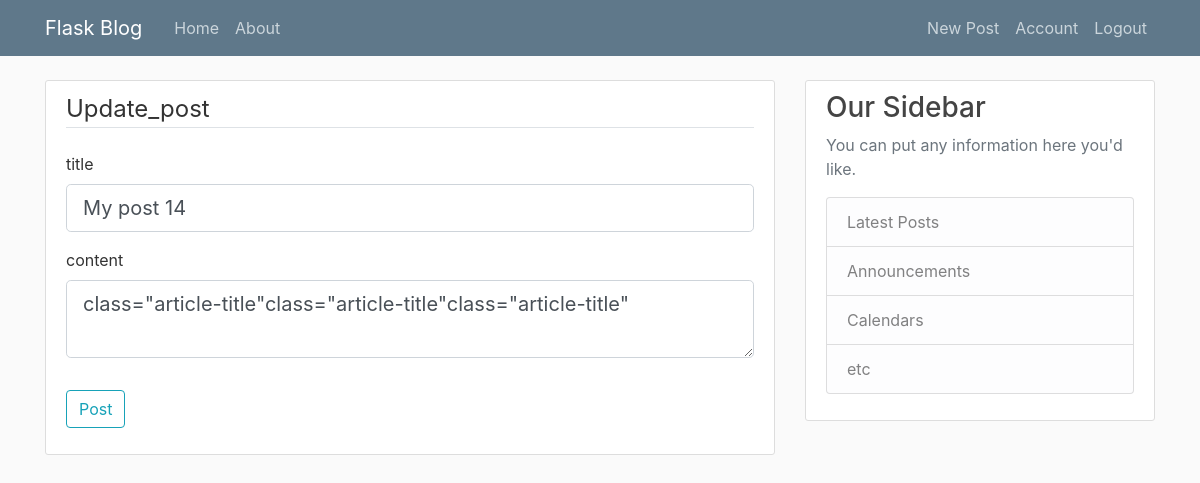
Screenshot of /post/15/update (signed in) with the database file from the repository.
### flaskblog/models.py (models this page shows, shortened)
class Post(db.Model):
    id = db.Column(db.Integer, primary_key=True)
    title = db.Column(db.String(100), nullable=False)
    date_posted = db.Column(db.DateTime, nullable=False, default=datetime.utcnow())
    content = db.Column(db.Text, nullable=False)
    author_id = db.Column(db.Integer, db.ForeignKey("user.id"), nullable=False)
    author = db.relationship('User', back_populates='posts', lazy=True)

### flaskblog/routes.py (the view)
@app.route("/post/<int:post_id>/update", methods = ['GET', 'POST', 'PUT'])
@login_required
def update_post(post_id):
    post = Post.query.get_or_404(post_id)
    if post.author != current_user:
        abort(403)
    form = PostForm()
    if form.validate_on_submit():
        post.title = form.title.data
        post.content = form.content.data
        db.session.commit()
        flash('Your post has been updated successfully!', 'success')
        return redirect(url_for('post', post_id=post.id))
    elif request.method == 'GET':
        form.title.data = post.title
        form.content.data = post.content
    return render_template('create_post.html', title='Update Post', form=form, legend='Update_post')

### flaskblog/forms.py
class PostForm(FlaskForm):
    title = StringField('title', validators=[DataRequired()])
    content = TextAreaField('content', validators=[DataRequired()])
    submit = SubmitField('Post')

### flaskblog/models.py (called while the page is built)
@login_manager.user_loader
def load_user(user_id):
    return User.query.get(int(user_id)) #flask-login knows this is the function to get the user by id

### flaskblog/templates/create_post.html (shortened to what this page needs)
{% extends "layout.html" %}
{% block content %}
    <div class="content-section">
        <form method="post" action="">
            <fieldset class="form-group">
                <legend class="border-bottom mb-4">{{ legend }}</legend>
                <div class="form-group">
                    {{ form.title.label(class="form-control-label") }}
                    {% if form.title.errors %}
                        {{ form.title(class="form-control form-control-lg is-invalid") }}
                        <div class="invalid-feedback">
                            {% for error in  form.title.errors %}
                                <span>{{ error }}</span>
                            {% endfor %}
                        </div>
                        {% else %}
                        {{ form.title(class="form-control form-control-lg") }}
                    {% endif %}
                </div>
                <div class="form-group">
                    {{ form.content.label(class="form-control-label") }}
                    {% if form.content.errors %}
                        {{ form.content(class="form-control form-control-lg is-invalid") }}
                        <div class="invalid-feedback">
                            {% for error in  form.content.errors %}
                                <span>{{ error }}</span>
                            {% endfor %}
                        </div>
                        {% else %}
                        {{ form.content(class="form-control form-control-lg") }}
                    {% endif %}
                </div>
            </fieldset>
            <div class="form-group">
                {{ form.submit(class="btn btn-outline-info") }}
            </div>
        </form>
    </div>
{% endblock content %}

### flaskblog/static/main.css (style rules this page uses)
body { background: #fafafa; color: #333333; margin-top: 5rem; }
.content-section { background: #ffffff; padding: 10px 20px; border: 1px solid #dddddd; border-radius: 3px; margin-bottom: 20px; }

### rows the page displays
Post: title "My post 14", content "class=\"article-title\"class=\"article-title\"class=\"article-title\""

### other values shown
{{ legend }} "Update_post"
